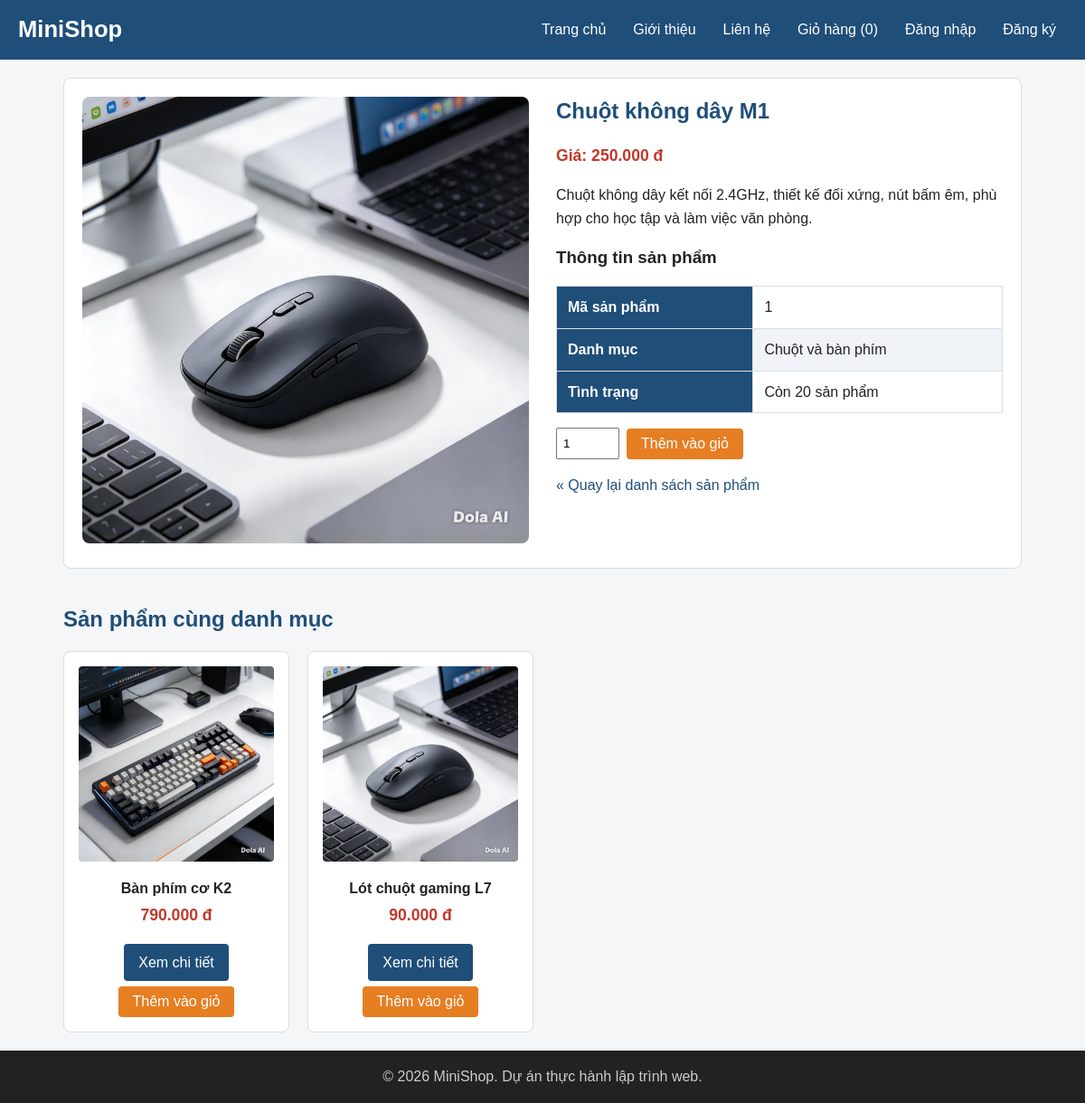
Screenshot of /product.php?id=1 with the database file from the repository.
### tables this page shows
CREATE TABLE products (
    id INT UNSIGNED AUTO_INCREMENT PRIMARY KEY,
    category_id INT UNSIGNED NOT NULL,
    name VARCHAR(200) NOT NULL,
    price INT UNSIGNED NOT NULL,
    description TEXT,
    image VARCHAR(255) NOT NULL DEFAULT 'images/sp01.jpg',
    stock INT UNSIGNED NOT NULL DEFAULT 0,
    created_at DATETIME NOT NULL DEFAULT CURRENT_TIMESTAMP,
    FOREIGN KEY (category_id) REFERENCES categories (id)
);

CREATE TABLE categories (
    id INT UNSIGNED AUTO_INCREMENT PRIMARY KEY,
    name VARCHAR(100) NOT NULL
);

### includes/functions.php (called while the page is built, shortened)
<?php
function e($value)
{
    return htmlspecialchars((string) $value, ENT_QUOTES, 'UTF-8');
}
function format_price($amount)
{
    return number_format((int) $amount, 0, ',', '.') . ' đ';
}
function url($path = '')
{
    return BASE_URL . ltrim($path, '/');
}

### product.php (the view, shortened to what this page needs)
<?php
require __DIR__ . '/includes/init.php';
$id = (int) ($_GET['id'] ?? 0);
$stmt = $pdo->prepare(
    'SELECT p.*, c.name AS category_name
     FROM products p
     JOIN categories c ON c.id = p.category_id
     WHERE p.id = ?'
);
$stmt->execute([$id]);
$product = $stmt->fetch();
require __DIR__ . '/includes/header.php';
?>
<article class="product-detail">
    <div class="product-image">
        <img src="<?= url($product['image']) ?>" alt="<?= e($product['name']) ?>">
    </div>
    <div class="product-info">
        <h2><?= e($product['name']) ?></h2>
        <p class="price">Giá: <strong><?= format_price($product['price']) ?></strong></p>
        <p><?= nl2br(e($product['description'])) ?></p>
        <h3>Thông tin sản phẩm</h3>
        <table>
            <tbody>
                <tr>
                    <th>Mã sản phẩm</th>
                    <td><?= $product['id'] ?></td>
                </tr>
                <tr>
                    <th>Danh mục</th>
                    <td><?= e($product['category_name']) ?></td>
                </tr>
                <tr>
                    <th>Tình trạng</th>
                    <td><?= $product['stock'] > 0 ? 'Còn ' . $product['stock'] . ' sản phẩm' : 'Hết hàng' ?></td>
                </tr>
            </tbody>
        </table>
        <?php if ($product['stock'] > 0): ?>
            <form action="<?= url('cart-add.php') ?>" method="post" class="cart-actions">
                <input type="number" name="quantity" value="1" min="1" max="<?= $product['stock'] ?>">
                <button type="submit" class="btn btn-accent">Thêm vào giỏ</button>
            </form>
        <?php endif; ?>
        <p><a href="<?= url('index.php') ?>">&laquo; Quay lại danh sách sản phẩm</a></p>
    </div>
</article>
<?php
$stmtRelated = $pdo->prepare('SELECT id, name, price, image FROM products WHERE category_id = ? AND id <> ? LIMIT 3');
$stmtRelated->execute([$product['category_id'], $product['id']]);
$relatedProducts = $stmtRelated->fetchAll();
?>
<?php if (!empty($relatedProducts)): ?>
<section class="related-products" style="margin-top: 40px;">
    <h2>Sản phẩm cùng danh mục</h2>
    <div class="product-list">
        <?php foreach ($relatedProducts as $relProduct): ?>
        <article class="product-card">
            <img src="<?= url($relProduct['image']) ?>" alt="<?= e($relProduct['name']) ?>">
            <h3><?= e($relProduct['name']) ?></h3>
            <p class="price"><?= format_price($relProduct['price']) ?></p>
            <a href="<?= url('product.php?id=' . $relProduct['id']) ?>" class="btn">Xem chi tiết</a>
            <form action="<?= url('cart-add.php') ?>" method="post" class="inline-form">
                <button type="submit" class="btn btn-accent">Thêm vào giỏ</button>
            </form>
        </article>
        <?php endforeach; ?>
    </div>
</section>
<?php endif; ?>
<?php require __DIR__ . '/includes/footer.php'; ?>

### css/style.css (style rules this page uses)
:root { --primary: #1f4e79; --primary-dark: #163a5a; --accent: #e67e22; --accent-dark: #cf6d17; --text: #222222; --muted: #666666; --border: #dddddd; --bg: #f5f6f8; --white: #ffffff; --danger: #c0392b; }
* { box-sizing: border-box; }
body { margin: 0; font-family: Arial, Helvetica, sans-serif; font-size: 16px; line-height: 1.6; color: var(--text); background-color: var(--bg); }
h1, h2, h3 { line-height: 1.3; }
h2 { color: var(--primary); }
a { color: var(--primary); text-decoration: none; }
img { max-width: 100%; height: auto; }
.price { color: var(--danger); font-size: 1.1rem; font-weight: bold; }
.product-list { display: grid; grid-template-columns: repeat(4, 1fr); gap: 20px; }
.product-card { padding: 16px; border: 1px solid var(--border); border-radius: 8px; background-color: var(--white); text-align: center; transition: box-shadow 0.2s, transform 0.2s; }
.product-card img { width: 100%; aspect-ratio: 1 / 1; object-fit: cover; border-radius: 4px; }
.product-card h3 { margin: 12px 0 4px; font-size: 1rem; }
.product-card .price { margin: 0 0 12px; }
.btn { display: inline-block; padding: 8px 16px; border: none; border-radius: 4px; background-color: var(--primary); color: var(--white); font-size: 1rem; font-family: inherit; cursor: pointer; }
.btn-accent { background-color: var(--accent); }
.product-card .btn { margin-top: 6px; }
.product-detail { display: grid; grid-template-columns: 1fr 1fr; gap: 30px; padding: 20px; border: 1px solid var(--border); border-radius: 8px; background-color: var(--white); }
.product-image img { width: 100%; border-radius: 8px; }
.product-info h2 { margin-top: 0; }
body { display: flex; flex-direction: column; min-height: 100vh; }
table { width: 100%; border-collapse: collapse; background-color: var(--white); }
th, td { padding: 10px 12px; border: 1px solid var(--border); text-align: left; }
th { background-color: var(--primary); color: var(--white); }
tbody tr:nth-child(even) { background-color: #f0f4f8; }
.inline-form { display: inline; }
.cart-actions { display: flex; flex-wrap: wrap; align-items: center; gap: 8px; margin: 16px 0; }
.cart-actions input[type="number"] { width: 70px; padding: 8px 6px; }

### rows the page displays
products: image (picture), name "Chuột không dây M1", price "250.000 đ", description "Chuột không dây kết nối 2.4GHz, thiết kế đối xứng, nút bấm êm, phù hợp cho học tập và làm việc văn phòng.", id "1", category.name "Chuột và bàn phím", stock "20"
products: image (picture), name "Bàn phím cơ K2", price "790.000 đ"
products: image (picture), name "Lót chuột gaming L7", price "90.000 đ"

### other values shown
APP_NAME "MiniShop"
cart_count() "0"
